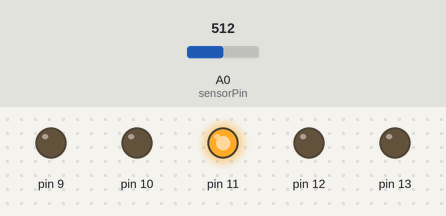
Bench run of a sketch on a simulated Arduino Uno, built with avr-gcc and run on an emulated ATmega328P. On the bench: output pins drawn as LEDs (lit = HIGH). The inputs (shaded band) are chosen by the test bench; at power-on: A0 (sensorPin) = 512.

Above: at 1.3 s.
1.4 s: A0 (sensorPin) set to 593
2.9 s: A0 (sensorPin) set to 616
At 4.5 s:
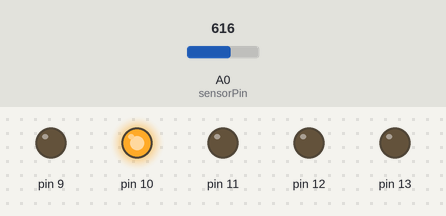
4.8 s: A0 (sensorPin) set to 790
6.3 s: A0 (sensorPin) set to 819
At 7.1 s:
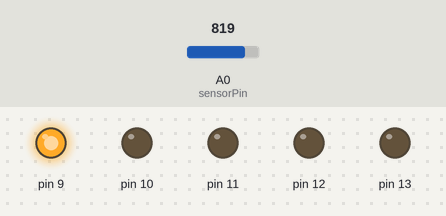
8.2 s: A0 (sensorPin) set to 590
At 9.5 s:
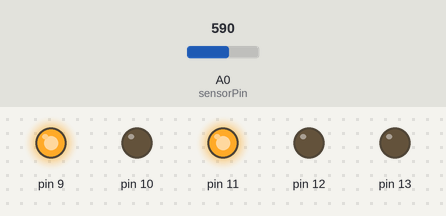
9.8 s: A0 (sensorPin) set to 610
At 11.3 s:
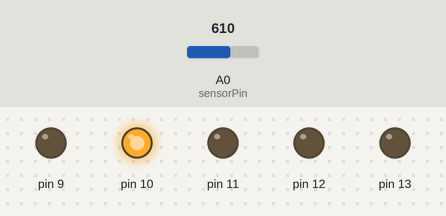
Timing chart, 0 to 12.6 s (numbered marks = the images above; inputs shaded):
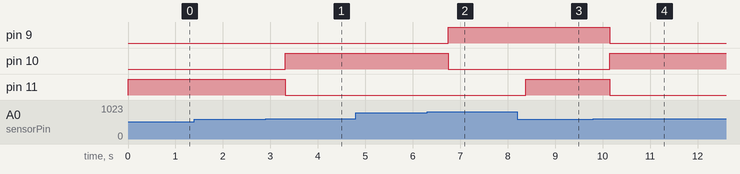

Measured:
- the behaviour switches between 600 and 601 on A0 (sensorPin) (found by bisection; images 0 and 1)
- the behaviour switches between 800 and 801 on A0 (sensorPin) (found by bisection; images 1 and 2)
- after the input at 1.4 s, every drawn part: stays the same
- after the input at 2.9 s, pin 10: LOW → HIGH after 0.42 s; pin 11: HIGH → LOW after 0.42 s
- after the input at 4.8 s, every drawn part: stays the same
- after the input at 6.3 s, pin 9: LOW → HIGH after 0.44 s; pin 10: HIGH → LOW after 0.44 s
- after the input at 8.2 s, pin 11: LOW → HIGH after 0.18 s
- after the input at 9.8 s, pin 9, pin 11: HIGH → LOW after 0.35 s; pin 10: LOW → HIGH after 0.35 s

The sketch:

modul2.ino
```cpp
int sensorPin = A0;
int sensorValue = 0;

void setup() {
  // put your setup code here, to run once:
  pinMode(13, OUTPUT);
  pinMode(12, OUTPUT);
  pinMode(11, OUTPUT);
  pinMode(10, OUTPUT);
  pinMode(9, OUTPUT);
}

void loop() {
  // put your main code here, to run repeatedly:
  sensorValue = analogRead(sensorPin);
  if(sensorValue>=0 && sensorValue <= 200){
    digitalWrite(12, LOW);
    digitalWrite(13, HIGH);
    delay(sensorValue);
  }else if(sensorValue >=201 && sensorValue <=400){
    digitalWrite(13, LOW);
    digitalWrite(12, HIGH);
    digitalWrite(11, LOW);
    delay(sensorValue);
  }else if(sensorValue >=401 && sensorValue <=600){
    digitalWrite(12, LOW);
    digitalWrite(11, HIGH);
    digitalWrite(10, LOW);
    delay(sensorValue);
  }else if(sensorValue >=601 && sensorValue <=800){
    digitalWrite(11, LOW);
    digitalWrite(10, HIGH);
    digitalWrite(9, LOW);
    delay(sensorValue);
  }else if(sensorValue >800){
    digitalWrite(10, LOW);
    digitalWrite(9, HIGH);
    delay(sensorValue);
  }
}
```
